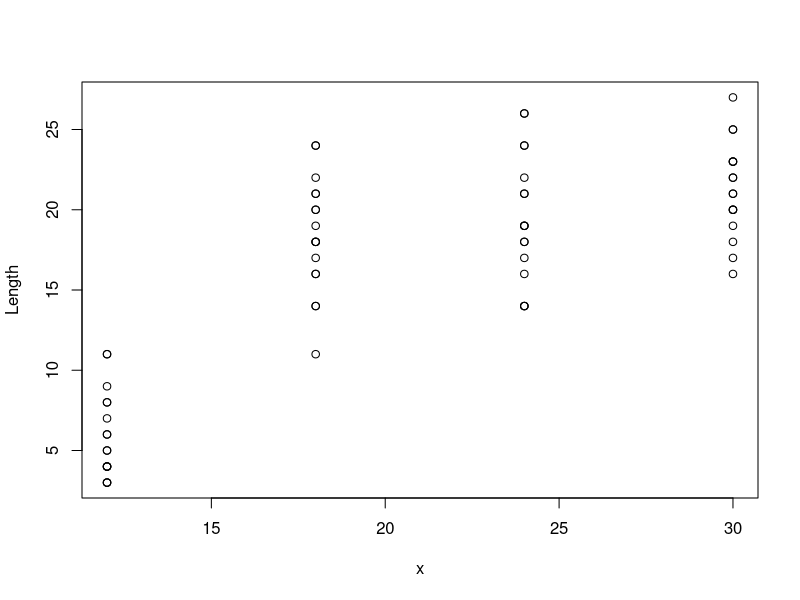
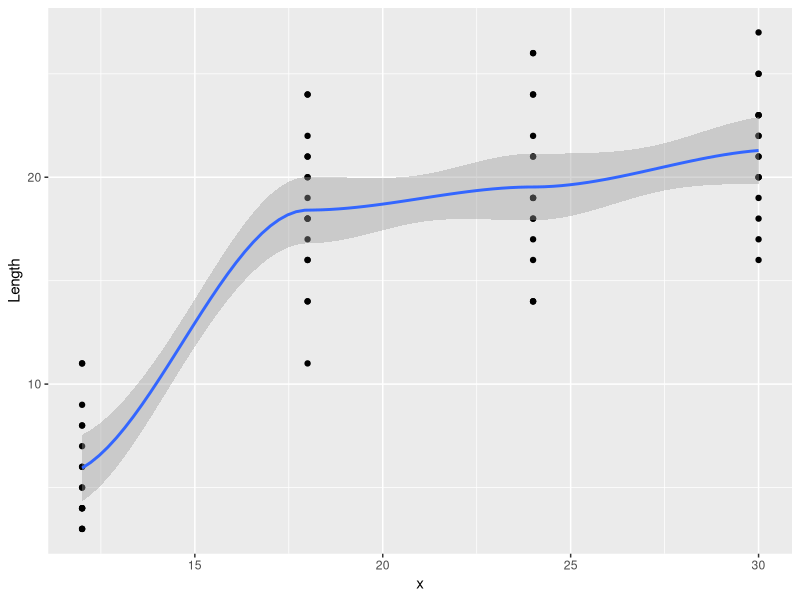
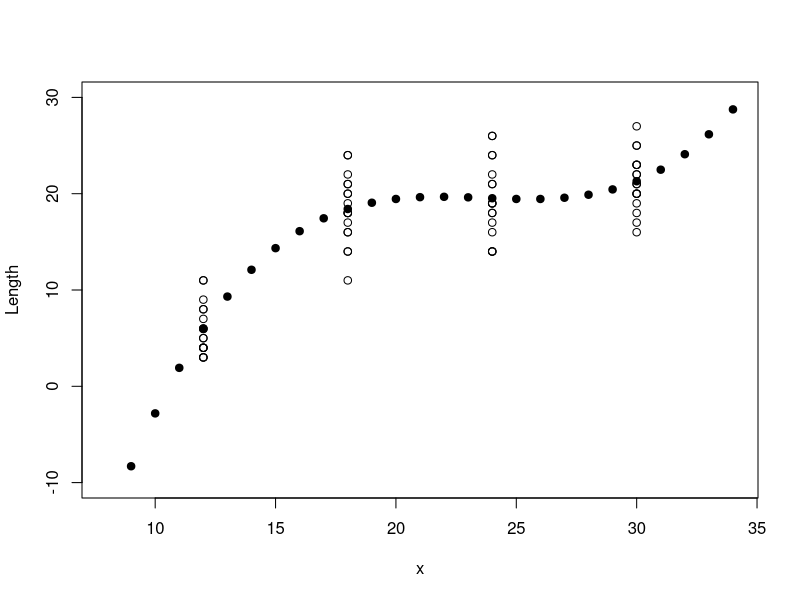
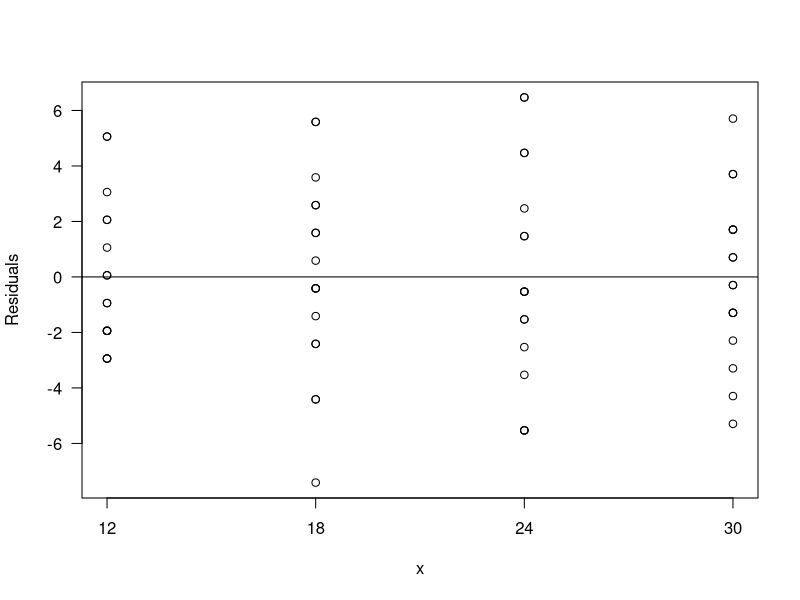
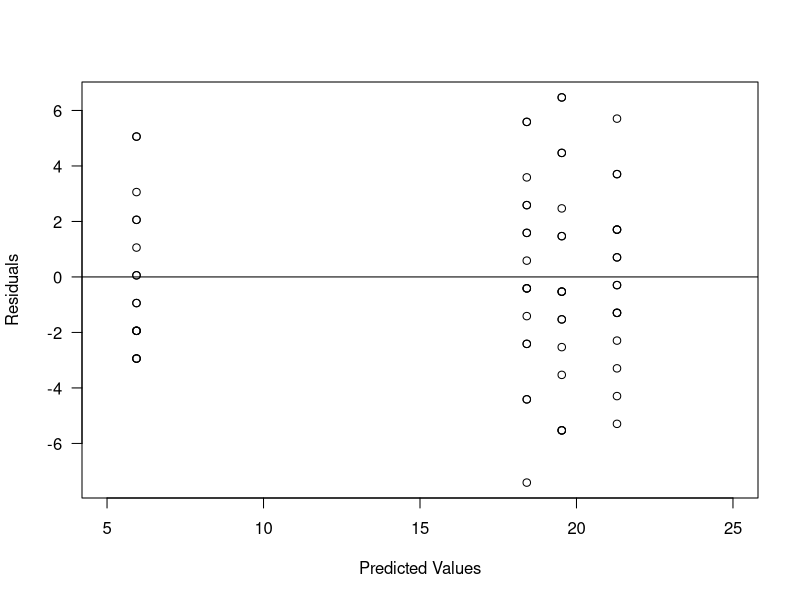
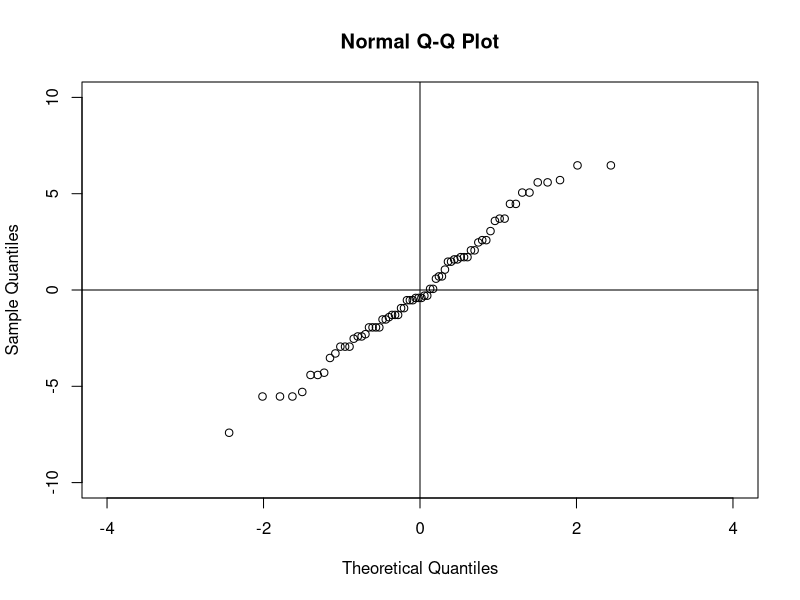

Source code (R) for these figures, in order:
# beansoaking.r, bean-soaking experiment, Table 8.10 p278, and code from text p280

# Table 8.10, p278
bean.data <- read.table("Data/bean.txt", header=T)
head(bean.data) 
dim(bean.data) 
plot(Length ~ x, data=bean.data)

# use ggplot for categorical factors
library(tidyverse)
bean.data %>% ggplot(aes(x=x, y=Length)) +
  geom_point()+
  geom_smooth()

# Fit regression models and generate ANOVA info
model3 <- lm(Length ~ x + I(x^2) + I(x^3), data=bean.data) # Fit cubic model
summary(model3) # Display least squares estimates, overall F test
anova(model3) # Display type 1 SS

# Would a lower order model suffice?
model2 <- lm(Length ~ x + I(x^2), data=bean.data) # Fit quadratic model
model1 <- lm(Length ~ x, data=bean.data) # Fit simple linear reg model
anova(model2, model3) # Can cubic term be dropped?
anova(model1, model3) # Can both cubic and quadratic terms be dropped?

# Compute predicted values, CIs, PIs, and std errors for x=8:34
# Set up a grid of x's for prediction: x=8:34
xPred <- data.frame(x=seq(8, 34, 1))

# Calculute fitted values, 95% CIs for mean response, se.fit
preds <- predict(model3, xPred, se.fit=T, interval=c("confidence"))

# Calculate 95% PIs for new observations 
preds2 <- predict(model3, xPred, interval = c("prediction"))

# preds; preds2 # (Reader: display preds and preds2 to see contents)
se.fit <- preds$se.fit # to remove "preds$" from column header name

# Compute standard error for prediction
rmse <- preds$residual.scale # used to compute se.pred
se.pred <- sqrt(preds$se.fit^2 + rmse^2)

# Consolidate results for display
stats <- cbind(xPred, preds$fit, se.fit, preds2[,2:3], se.pred)
head(stats) # display first six rows of results

# Plot data (length vs x), plus fitted model for x=8:34
plot(Length ~ x, xlim = c(8, 34), ylim = c(-10, 30), data=bean.data)
points(xPred$x, preds$fit[, 1], pch = 19)

# Some plots to check model assumptions
bean.data$e <- residuals(model3); # Obtain residuals 
bean.data$pred <- fitted(model3) # Obtain predicted values

# Plot residuals vs x
plot(e ~ x, ylab = "Residuals", las=1, xaxt="n", data=bean.data)
axis(1, at = c(12,18,24,30)); abline(h=0)

# Plot residuals vs predicted values
plot(e ~ pred, xlim=c(5,25), las=1, xaxt="n", data=bean.data, 
     xlab="Predicted Values", ylab = "Residuals")
axis(1, at=seq(5,25,5)); abline(h=0) 

# Normal probability plot of residuals
qqnorm(model3$res, ylim=c(-10,10), xlim=c(-4,4)); abline(h=0, v=0)

# Code from text p280
# Generate lack-of-fit test
bean.data$fA <- factor(bean.data$x)
modelA <- lm(Length ~ fA, data=bean.data)
anova(model2, modelA)
